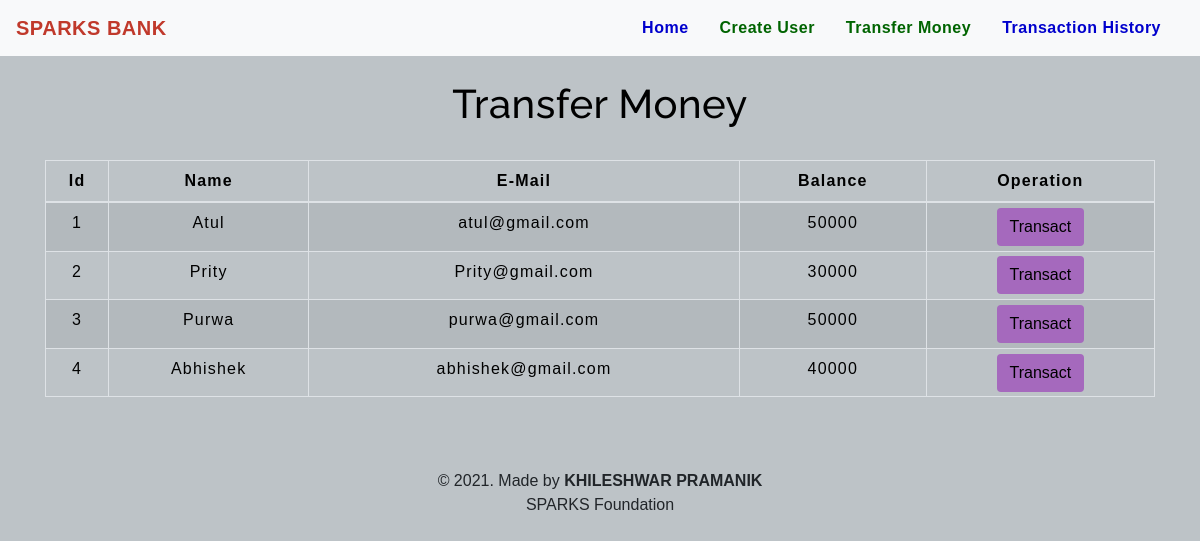
The app's page /transfermoney.php with its own data.
### tables this page shows
CREATE TABLE `users` (
  `id` int(3) NOT NULL,
  `name` text NOT NULL,
  `email` varchar(30) NOT NULL,
  `balance` int(8) NOT NULL
);

### transfermoney.php (the view, shortened to what this page needs)
<!DOCTYPE html>
<html lang="en">
<head>
    <link rel="stylesheet" href="https://maxcdn.bootstrapcdn.com/bootstrap/4.0.0/css/bootstrap.min.css">
    <link rel="stylesheet" type="text/css" href="css/table.css">
    <link rel="stylesheet" type="text/css" href="css/navbar.css">
</head>
<body style="background-color : #BDC3C7;">
<?php
    include 'config.php';
    $sql = "SELECT * FROM users";
    $result = mysqli_query($conn,$sql);
?>
<?php
  include 'navbar.php';
?>
<div class="container">
        <h2 class="text-center pt-4" style="color : black;">Transfer Money</h2>
        <br>
            <div class="row">
                <div class="col">
                    <div class="table-responsive-sm">
                    <table class="table table-hover table-sm table-striped table-condensed table-bordered" style="border-color:black;">
                        <thead style="color : black;">
                            <tr>
                            <th scope="col" class="text-center py-2">Id</th>
                            <th scope="col" class="text-center py-2">Name</th>
                            <th scope="col" class="text-center py-2">E-Mail</th>
                            <th scope="col" class="text-center py-2">Balance</th>
                            <th scope="col" class="text-center py-2">Operation</th>
                            </tr>
                        </thead>
                        <tbody>
                <?php
                    while($rows=mysqli_fetch_assoc($result)){
                ?>
                    <tr style="color : black;">
                        <td class="py-2"><?php echo $rows['id'] ?></td>
                        <td class="py-2"><?php echo $rows['name']?></td>
                        <td class="py-2"><?php echo $rows['email']?></td>
                        <td class="py-2"><?php echo $rows['balance']?></td>
                        <td><a href="selecteduserdetail.php?id= <?php echo $rows['id'] ;?>"> <button type="button" class="btn" style="background-color : #A569BD;">Transact</button></a></td>
                    </tr>
                <?php
                    }
                ?>
                        </tbody>
                    </table>
                    </div>
                </div>
            </div>
         </div>
         <footer class="text-center mt-5 py-2">
            <p>&copy 2021. Made by <b>KHILESHWAR PRAMANIK</b> <br> SPARKS Foundation</p>
        </footer>
</body>
</html>

### navbar.php (shortened to what this page needs)
<nav class="navbar navbar-expand-md navbar-light bg-light">
<a class="navbar-brand" href="index.php" style="color : #C0392B;"><b>SPARKS BANK</b></a>
<div class="collapse navbar-collapse" id="collapsibleNavbar">
      <ul class="navbar-nav ml-auto">
        <li class="nav-item">
          <a class="nav-link" href="index.php" style="color : #0000CD;"><b>Home</b></a>
        </li>
        <li class="nav-item">
          <a class="nav-link" href="createuser.php" style="color :#006400 ;"><b>Create User</b></a>
        </li>
        <li class="nav-item">
          <a class="nav-link" href="transfermoney.php" style="color :#006400 ;"><b>Transfer Money</b></a>
        </li>
        <li class="nav-item">
          <a class="nav-link" href="transactionhistory.php" style="color :#0000CD ;"><b>Transaction History</b></a>
        </li>
    </div>
 </nav>

### table.css (style rules this page uses)
* { padding: 0; margin: 0; box-sizing: border-box; font-family: sans-serif; }
h2 { font-size: 40px; }
table { letter-spacing: 1.2px; }
td { text-align: center; }
button { border:none; background: #d9d9d9; transition: 1s; }

### navbar.css (style rules this page uses)
.nav-link { margin-right: 15px; color:#2F363F; letter-spacing: 0.5px; transition: 0.5s; }
.navbar-brand { color: rgb(17, 0, 255); letter-spacing: 0.5px; }
h2 { color: #4C4B4B; letter-spacing: 0.5px; font-family: raleway; }

### transfermoney.php (style rules this page uses)
button { transition: 1.5s; }

### records on screen
users: id "1", name "Atul", email "atul@gmail.com", balance "50000"
users: id "2", name "Prity", email "Prity@gmail.com", balance "30000"
users: id "3", name "Purwa", email "purwa@gmail.com", balance "50000"
users: id "4", name "Abhishek", email "abhishek@gmail.com", balance "40000"
